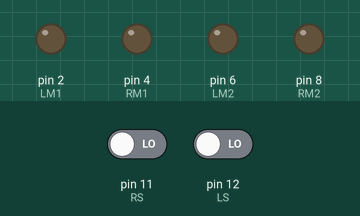
A sketch run on a simulated Arduino Uno, built with avr-gcc and run on an emulated ATmega328P. Parts: output pins drawn as LEDs (lit = HIGH). Inputs (shaded band) come from the test bench; at power-on: pin 11 (RS) LOW, pin 12 (LS) LOW.

Above: at 1.2 s.
1.3 s: pin 11 (RS) driven HIGH
At 2.1 s:
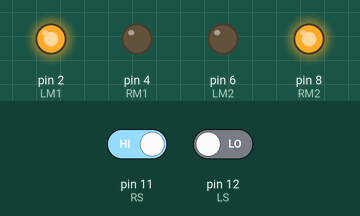
2.8 s: pin 12 (LS) driven HIGH
At 3.3 s:
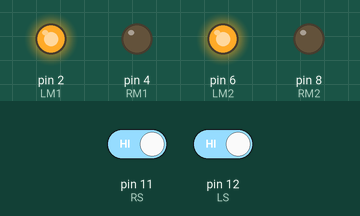
4.3 s: pin 11 (RS) driven LOW
At 5.5 s:
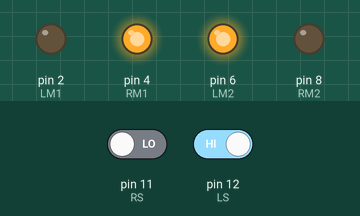
5.8 s: pin 12 (LS) driven LOW
At 6.7 s:
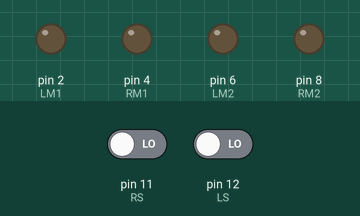
Timing chart, 0 to 8.3 s (numbered marks = the images above; inputs shaded):
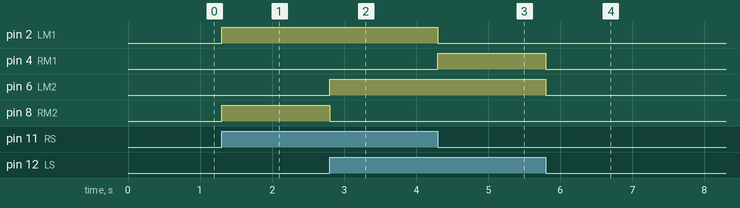

The sketch:

LineFollowerIR.ino
```cpp
int LS = 12;
int RS = 11;
int LM1 = 2;
int RM1 = 4;
int LM2 = 6;
int RM2 = 8;

void setup() {
  // put your setup code here, to run once:
 pinMode(LS ,INPUT);
 pinMode(RS , INPUT);
 pinMode(LM1 , OUTPUT);
 pinMode(RM1 , OUTPUT);
 pinMode(LM2 , OUTPUT);
 pinMode(RM2 , OUTPUT);
// pinMode(trigPin, OUTPUT);
// pinMode(echoPin, INPUT);
 Serial.begin(9600);
}

void loop() {
  // put your main code here, to run repeatedly:
 if(digitalRead(LS) && digitalRead(RS)) //FORWARD
 {
  digitalWrite(LM1 , HIGH);
  digitalWrite(LM2 , HIGH);
  digitalWrite(RM1 , LOW);
  digitalWrite(RM2 , LOW);
 }

if(digitalRead(LS) && !(digitalRead(RS))) //LEFT
{
  digitalWrite(LM1 , LOW);
  digitalWrite(LM2 , HIGH);
  digitalWrite(RM1 , HIGH);
  digitalWrite(RM2 , LOW);
}

if(!(digitalRead(LS)) && digitalRead(RS)) //RIGHT
{
digitalWrite(LM1 , HIGH);
  digitalWrite(LM2 , LOW);
  digitalWrite(RM1 , LOW);
  digitalWrite(RM2 , HIGH);
}

if(!(digitalRead(LS)) && !(digitalRead(RS))) //BACKWARD
{
  digitalWrite(LM1 , LOW);
  digitalWrite(LM2 , LOW);
  digitalWrite(RM1 , LOW);
  digitalWrite(RM2 , LOW);
}


}
```

Measured:
- after the input at 1.3 s, pin 2 (LM1), pin 8 (RM2): LOW → HIGH at once
- after the input at 2.8 s, pin 6 (LM2): LOW → HIGH at once; pin 8 (RM2): HIGH → LOW at once
- after the input at 4.3 s, pin 2 (LM1): HIGH → LOW at once; pin 4 (RM1): LOW → HIGH at once
- after the input at 5.8 s, pin 4 (RM1), pin 6 (LM2): HIGH → LOW at once
